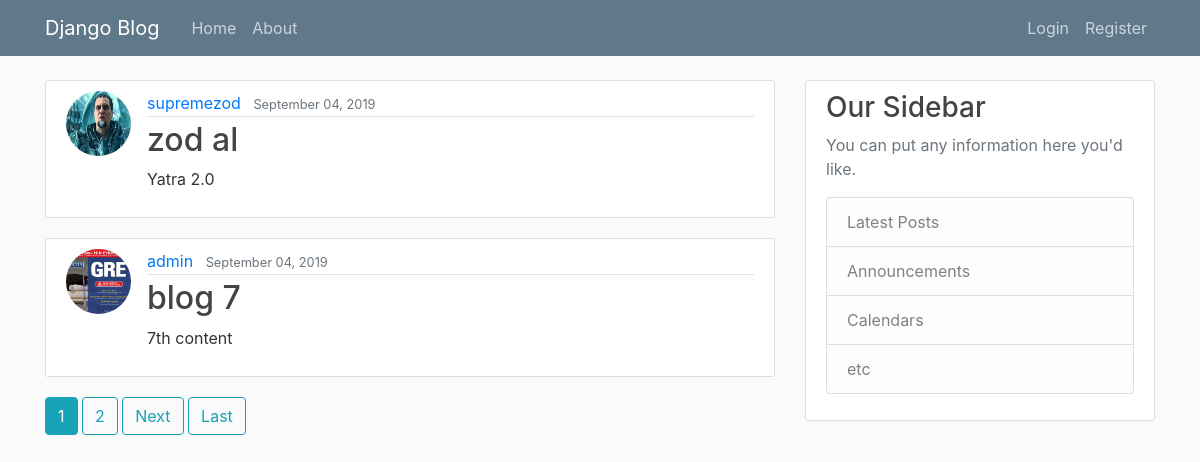
The page / on the database its author committed.
### blog/models.py (models this page shows, shortened)
class Post(models.Model):
    title = models.CharField(max_length=100)
    content = models.TextField()
    date_posted = models.DateTimeField(default=timezone.now)
    author = models.ForeignKey(User, on_delete= models.CASCADE)

### users/models.py (models this page shows, shortened)
class Profile(models.Model):
    user = models.OneToOneField(User, on_delete=models.CASCADE)
    image = models.ImageField(default='default.jpg', upload_to='profile_pics')

### blog/views.py (the view)
# urls.py: path('', PostListView.as_view(), name='blog-home'),
class PostListView( ListView):
    model = Post
    template_name = 'blog/home.html' #<app>/<model>_<viewtype>.html
    context_object_name = 'posts_context'
    ordering = ['-date_posted']
    paginate_by = 2

### blog/templates/blog/home.html (shortened to what this page needs)
{% extends 'blog/base.html' %}
{% block content %}
    {% for post in posts_context%}
    <article class="media content-section">
        <img class="rounded-circle article-img" src = "{{post.author.profile.image.url}}">
        <div class="media-body">
            <div class="article-metadata">
                <a class="mr-2" href="{% url 'user-posts' post.author.username %}">{{ post.author }}</a>
                <small class="text-muted">{{ post.date_posted|date:"F d, Y" }}</small>
            </div>
            <h2><a class="article-title" href="{%url 'post-detail' post.id %}">{{ post.title }}</a></h2>
            <p class="article-content">{{ post.content }}</p>
        </div>
    </article>
    {% endfor %}
    {% if is_paginated %}
        {% for num in page_obj.paginator.page_range %}
            {% if page_obj.number == num %}
                <a class = "btn btn-info mb-4" href="?page={{ num }}">{{ num }}</a>
            {% elif num > page_obj.number|add:'-2' and  num < page_obj.number|add:'2'%}
                <a class = "btn btn-outline-info mb-4" href="?page={{ num }}">{{ num }}</a>
            {% endif %}
        {% endfor %}
        {% if page_obj.has_next %}
            <a class = "btn btn-outline-info mb-4"href="?page={{ page_obj.next_page_number}}">Next</a>
            <a class = "btn btn-outline-info mb-4"href="?page={{ page_obj.paginator.num_pages}}">Last</a>
        {% endif %}
    {% endif %}
{% endblock content %}

### blog/templates/blog/base.html (shortened to what this page needs)
{% load static %}
<!DOCTYPE html>
<html>
<head>
    <link rel="stylesheet" href="https://stackpath.bootstrapcdn.com/bootstrap/4.3.1/css/bootstrap.min.css">
    <link rel="stylesheet" type="text/css" href="{% static 'blog/main.css'%}">
</head>
<body>
    <header class="site-header">
        <nav class="navbar navbar-expand-md navbar-dark bg-steel fixed-top">
            <div class="container">
                <a class="navbar-brand mr-4" href="{% url 'blog-home'%}">Django Blog</a>
                <div class="collapse navbar-collapse" id="navbarToggle">
                <div class="navbar-nav mr-auto">
                    <a class="nav-item nav-link" href="{% url 'blog-home'%}">Home</a>
                    <a class="nav-item nav-link" href="{% url 'blog-about'%}">About</a>
                </div>
                <div class="navbar-nav">
                    {% if user.is_authenticated %}
                        <a class="nav-item nav-link" href="{% url 'post-create'%}">New Post</a>
                        <a class="nav-item nav-link" href="{% url 'logout'%}">Logout</a>
                        <a class="nav-item nav-link" href="{% url 'profile'%}">Profile</a>
                    {% else %}
                        <a class="nav-item nav-link" href="{% url 'login'%}">Login</a>
                        <a class="nav-item nav-link" href="{% url 'register'%}">Register</a>
                    {% endif %}
                </div>
                </div>
            </div>
        </nav>
    </header>
    <main role="main" class="container">
        <div class="row">
            <div class="col-md-8">
                {% block content %}{% endblock %}
            </div>
            <div class="col-md-4">
                <div class="content-section">
                    <h3>Our Sidebar</h3>
                    <p class='text-muted'>You can put any information here you'd like.
                    <ul class="list-group">
                        <li class="list-group-item list-group-item-light">Latest Posts</li>
                        <li class="list-group-item list-group-item-light">Announcements</li>
                        <li class="list-group-item list-group-item-light">Calendars</li>
                        <li class="list-group-item list-group-item-light">etc</li>
                    </ul>
                    </p>
                </div>
            </div>
        </div>
    </main>
</body>
</html>

### blog/static/blog/main.css (style rules this page uses)
body { background: #fafafa; color: #333333; margin-top: 5rem; }
h1, h2, h3, h4, h5, h6 { color: #444444; }
ul { margin: 0; }
.bg-steel { background-color: #5f788a; }
.site-header .navbar-nav .nav-link { color: #cbd5db; }
.content-section { background: #ffffff; padding: 10px 20px; border: 1px solid #dddddd; border-radius: 3px; margin-bottom: 20px; }
.article-title { color: #444444; }
.article-content { white-space: pre-line; }
.article-img { height: 65px; width: 65px; margin-right: 16px; }
.article-metadata { padding-bottom: 1px; margin-bottom: 4px; border-bottom: 1px solid #e3e3e3 }

### rows shown on the page
Post: author.profile.image (placeholder picture), author "supremezod", date_posted "September 04, 2019", title "zod al", content "Yatra 2.0"
Post: author.profile.image (picture), author "admin", date_posted "September 04, 2019", title "blog 7", content "7th content"

### other values the page prints
{{ num }} "1"
{{ num }} "2"
